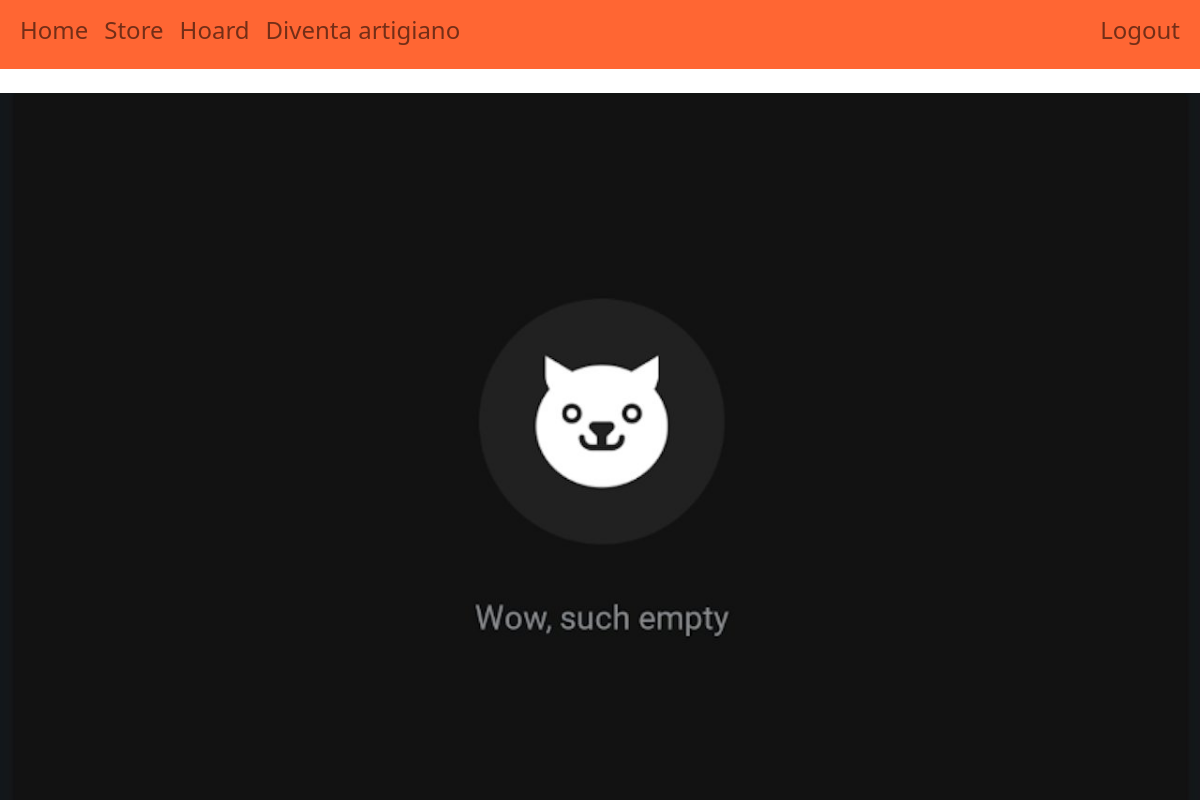
The app's page /hoard/show_hoard/admin/ (signed in), older data.
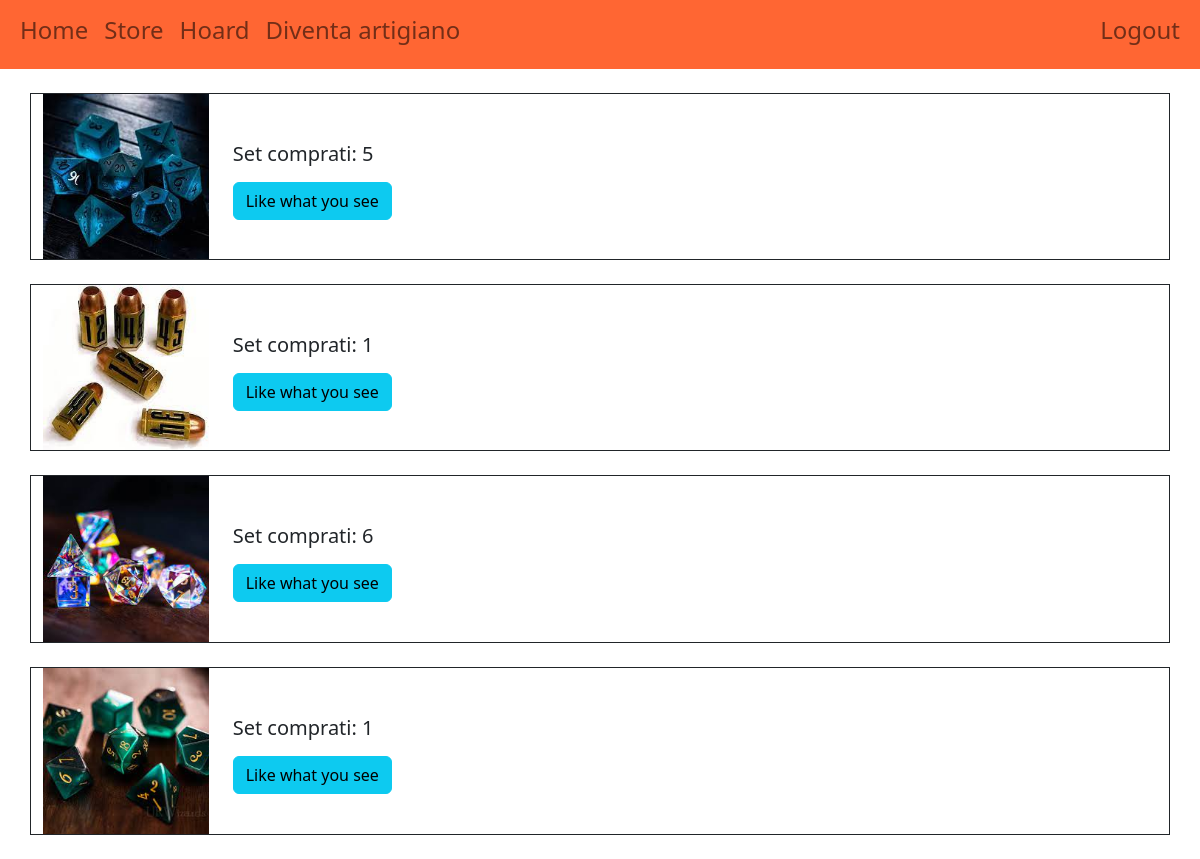
The same page, newer data.
### store/models.py (models this page shows, shortened)
class Purchase(models.Model):
    dice_set = models.ForeignKey(Dice, on_delete=models.CASCADE)
    buyer = models.ForeignKey(User, on_delete=models.CASCADE)
    date = models.DateField()
    amount_of_sets = models.PositiveIntegerField()

class Dice(models.Model):
    COLORS = [
        ("R","Red"),
        ("O","Orange"),
        ("Y","Yellow"),
        ("G","Green"),
        ("B","Blue"),
        ("P","Purple"),
        ("N","Black"),
        ("W","White"),
        ("M","Metal"),
    ]
    code = models.CharField(max_length=255, primary_key=True, unique=True)
    name = models.CharField(max_length=50)
    number_of_pices = models.PositiveSmallIntegerField()
    primary_color = models.CharField(max_length=1, choices=COLORS)
    description = models.CharField(max_length=300)
    seller = models.ForeignKey(User,on_delete=models.SET_NULL,null=True)
    available = models.BooleanField()
    price = models.FloatField()
    image = models.ImageField(upload_to='uploads/',null= True)

### hoard/views.py (the view)
# urls.py: path('show_hoard/<str:user>/', views.show_hoard, name='show_hoard'),
@login_required
def show_hoard(request,user):
    proprietario = User.objects.get(username__iexact=user)
    acquisti = Purchase.objects.filter(buyer__exact=proprietario)
    acquisti = acquisti.order_by('-date')
    acq = []
    for a in acquisti:
        dado = a.dice_set
        acq.append({'acquisto':a,'dado':dado})
    ctx = {
        'acquisti' : acq,
        'numset' : acquisti.count(),
        'MEDIA_URL' : settings.MEDIA_URL,
    }
    return render(request, template_name='hoard/show_hoard.html', context=ctx)

### templates/hoard/show_hoard.html (shortened to what this page needs)
{% extends "base.html" %}
{% block head %}
    {% load static %}
{% endblock %}
{% block content %}
    <br>
    <div class= "container">
        {% for acquisto in acquisti %}
            <div class="row border border-dark">
                <div class="col-sm-2">
                    <img class="card-img-top border-dark h-100" src="{{MEDIA_URL}}{{acquisto.dado.image}}" onerror="this.src='{%static 'set/set_default.png' %}'">
                </div>
                <div class="col-sm ">
                    <div class="card-body">
                        <br><br>
                        <h5 class="card-title">Set comprati: {{acquisto.acquisto.amount_of_sets}} </h5>
                        <a href="{% url 'store:purchase' code=acquisto.dado.code %}" class="btn btn-info">Like what you see</a>
                    </div>
                </div>
            </div>
            <br>
        {% endfor %}
    </div>
    {% if numset == 0%}
        <div class="text-center">
            <img src="{%static 'set/empty.png' %}" class="img-fluid" alt="Try search something else">
        </div>
    {% endif %}
{% endblock %}

Row changes from the older to the newer data that the page shows:
added Purchase: dado.image (picture), acquisto.amount_of_sets "5"
added Purchase: dado.image (picture), acquisto.amount_of_sets "1"
added Purchase: dado.image (picture), acquisto.amount_of_sets "6"
added Purchase: dado.image (picture), acquisto.amount_of_sets "1"
